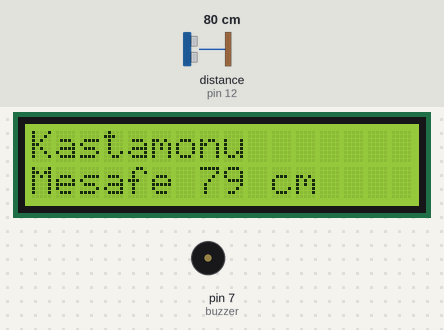
Bench run of a sketch on a simulated Arduino Uno, built with avr-gcc and run on an emulated ATmega328P. Parts: 16×2 character LCD, buzzer (waves = sounding, pin HIGH). Wiring (inferred from the names in the program): ultrasonic range finder: trigger pin 13; echo pin 12. The test bench sets the inputs (shaded band); at power-on: distance to the obstacle (sensor on pin 12) 80 cm. The echo pulse lasts 58.3 µs per cm; pins used as bus, display or sensor lines are not drawn.

Above: at 1.2 s.
1.3 s: distance to the obstacle (sensor on pin 12) set to 2 cm
At 1.8 s:
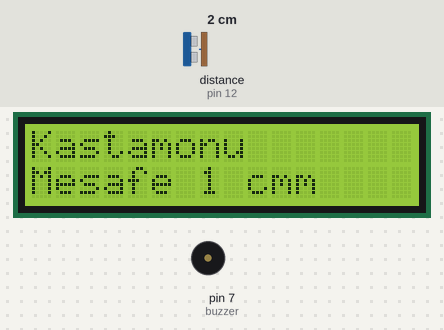
2.8 s: distance to the obstacle (sensor on pin 12) set to 18 cm
At 3.6 s:
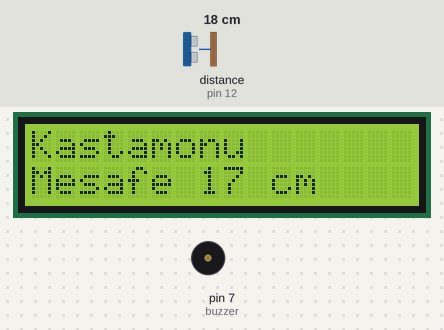
4.3 s: distance to the obstacle (sensor on pin 12) set to 24 cm
At 5.6 s:
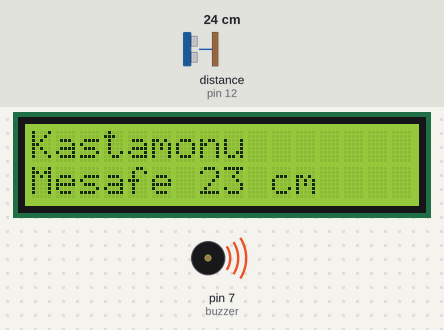
Timing chart, 0 to 7.3 s (numbered marks = the images above; inputs shaded):
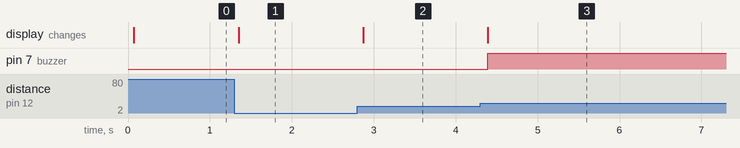

Measured:
- the behaviour switches between 20 and 21 cm on distance to the obstacle (sensor on pin 12) (found by bisection; images 2 and 3)
- after the input at 1.3 s, the display: changes after 0.05 s (image 1)
- after the input at 2.8 s, the display: changes after 0.07 s (image 2)
- after the input at 4.3 s, pin 7 (buzzer): LOW → HIGH after 0.09 s; the display: changes after 0.09 s (image 3)

The sketch:

tamdevre.ino
```cpp
//Devrenin Tamamı
#include <LiquidCrystal.h> //LCD Kütüphanesi
LiquidCrystal LCD(11,10,9,2,3,4,5);

#define trigPin 13 //Sensörün Echo pini Arduinonun 13. pinine bağlanır
#define echoPin 12 //Sensorün Trig pini Arduinonun 12. pinine bağlanır
#define buzzer 7 // Eğer engel belirli bir mesafedeyse buzzer çalışır

void setup()
{
 pinMode(trigPin, OUTPUT); //13. yani trigpini çıkış olarak ayarlıyoruz
 pinMode(echoPin, INPUT); //12. yani echoPini giriş olarak ayarlıyoruz
 pinMode(buzzer, OUTPUT); //7. pini buzzera bağlıyoruz

 LCD.begin(16,2);
 LCD.setCursor(0,0);
 LCD.print("Kastamonu"); //İlk satırda görünecek mesajı yazıyoruz
}

void loop() {
 long duration, distance;
 digitalWrite(trigPin, LOW);
 delayMicroseconds(2);
 digitalWrite(trigPin, HIGH);
 delayMicroseconds(10);
 digitalWrite(trigPin, LOW);
 duration = pulseIn(echoPin, HIGH);
 distance = (duration/2) / 29.1; //Ölçüm fonksiyonu

 if (distance <= 30 && distance >= 20)
 {
  digitalWrite(buzzer, HIGH);
 }
 else
 {
  digitalWrite(buzzer, LOW);
 }

LCD.setCursor(0,1);
 LCD.print(" "); //Ekranı temizlemek için boşluk yazdırıyoruz.
 LCD.setCursor(0,1);
 LCD.print("Mesafe ");
 LCD.setCursor(7,1);
 LCD.print(distance); //Ölçülen mesafeyi yazdırıyoruz
 LCD.print(" cm"); //Ölçü birimini yazdırıyoruz
 delay(250);
}
```
